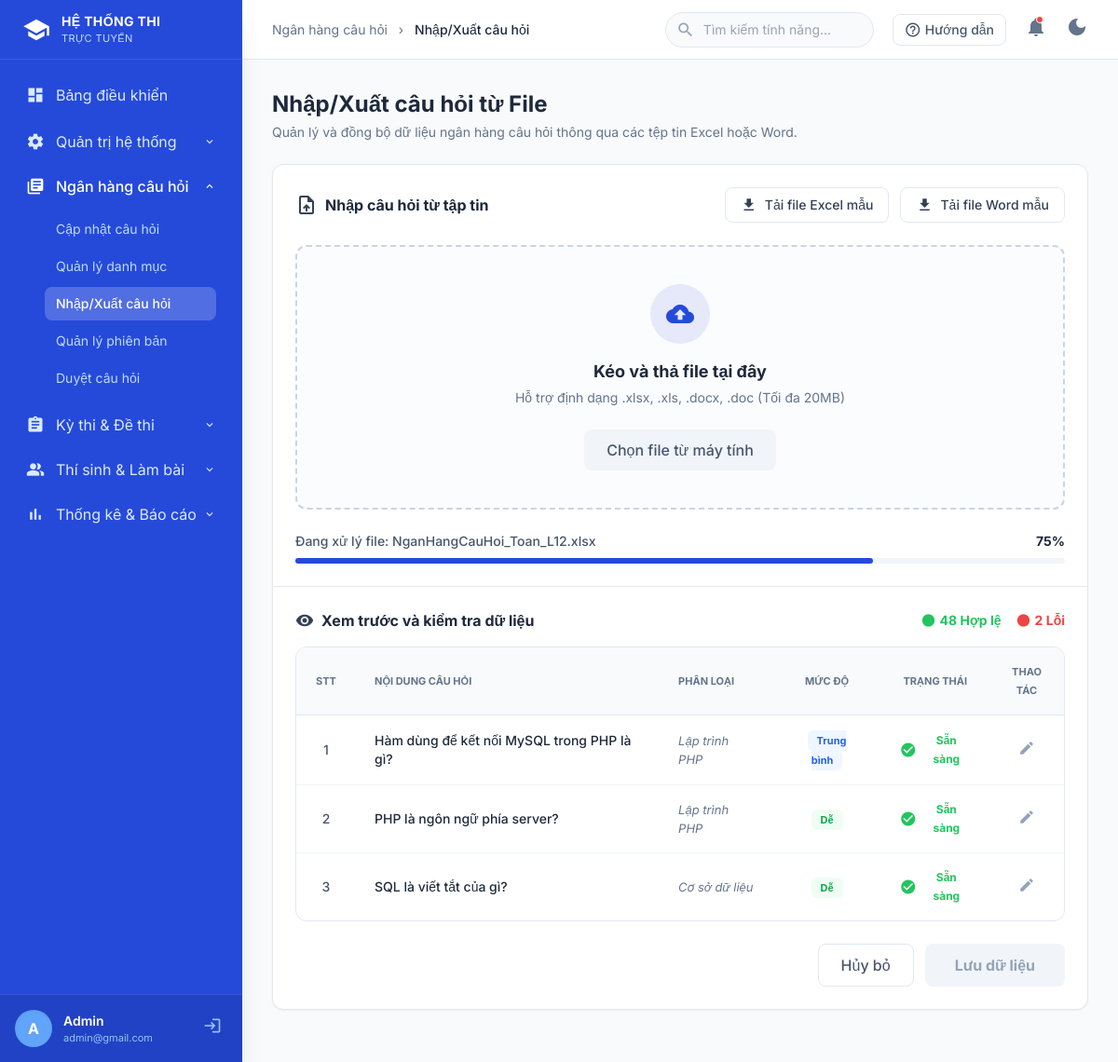
The app's page /UI/admin/nhapxuatcauhoi.php with its own data.
### tables this page shows
CREATE TABLE IF NOT EXISTS `cau_hoi` (
  `ma_cau_hoi` int(11) NOT NULL AUTO_INCREMENT,
  `ma_danh_muc` int(11) DEFAULT NULL,
  `ma_giao_vien` int(11) DEFAULT NULL,
  `noi_dung` text NOT NULL,
  `muc_do` enum('de','trung_binh','kho') DEFAULT 'trung_binh',
  `loai_cau_hoi` enum('trac_nghiem','dung_sai','tu_luan') NOT NULL,
  `ngay_tao` timestamp NOT NULL DEFAULT current_timestamp(),
  `trang_thai_duyet` enum('cho_duyet','da_duyet','tu_choi') DEFAULT 'cho_duyet',
  PRIMARY KEY (`ma_cau_hoi`),
  KEY `ma_danh_muc` (`ma_danh_muc`),
  KEY `ma_giao_vien` (`ma_giao_vien`)
);

CREATE TABLE IF NOT EXISTS `danh_muc` (
  `ma_danh_muc` int(11) NOT NULL AUTO_INCREMENT,
  `ten_danh_muc` varchar(100) NOT NULL,
  `ngay_tao` timestamp NOT NULL DEFAULT current_timestamp(),
  PRIMARY KEY (`ma_danh_muc`)
);

### UI/admin/nhapxuatcauhoi.php (the view, shortened to what this page needs)
<?php
$conn = Database::getConnection();
$sql = "
SELECT
    c.ma_cau_hoi,
    c.noi_dung,
    c.muc_do,
    d.ten_danh_muc
FROM cau_hoi c
LEFT JOIN danh_muc d ON c.ma_danh_muc = d.ma_danh_muc
ORDER BY c.ma_cau_hoi DESC
LIMIT 50
";
$stmt = $conn->prepare($sql);
$stmt->execute();
$questions = $stmt->fetchAll(PDO::FETCH_ASSOC);
$preview_data = [];
$stt = 1;
foreach($questions as $q){
    $level_color = "";
    if($q['muc_do'] == 'de'){
        $level = "Dễ";
        $level_color = "bg-green-50 text-green-600 dark:bg-opacity-20 dark:text-green-400";
    }
    elseif($q['muc_do'] == 'trung_binh'){
        $level = "Trung bình";
        $level_color = "bg-blue-50 text-blue-600 dark:bg-opacity-20 dark:text-blue-400";
    }
    else{
        $level = "Khó";
        $level_color = "bg-orange-50 text-orange-600 dark:bg-opacity-20 dark:text-orange-400";
    }
    $preview_data[] = [
        'stt' => $stt++,
        'content' => $q['noi_dung'],
        'category' => $q['ten_danh_muc'] ?? 'Chưa phân loại',
        'level' => $level,
        'level_color' => $level_color,
        'status' => 'Sẵn sàng',
        'status_icon' => 'check_circle',
        'status_color' => 'text-green-500 dark:text-green-400'
    ];
}
include 'components/header.php';
include 'components/sidebar.php';
?>
<main class="flex-1 flex flex-col h-screen overflow-hidden transition-colors duration-200">
    <header class="h-16 bg-white dark:bg-slate-800 border-b border-slate-200 dark:border-slate-700 px-8 flex items-center justify-between z-10 shrink-0 transition-colors">
        <div class="text-sm text-slate-500 dark:text-slate-400">
            Ngân hàng câu hỏi <span class="mx-2">›</span> <span class="text-slate-800 dark:text-white font-medium">Nhập/Xuất câu hỏi</span>
        </div>
        <div class="flex items-center gap-5">
            <div class="relative">
                <span class="material-icons absolute left-3 top-1/2 -translate-y-1/2 text-slate-400 text-[20px]">search</span>
                <input type="text" placeholder="Tìm kiếm tính năng..." class="pl-10 pr-4 py-2 bg-slate-50 dark:bg-slate-900/50 border border-slate-200 dark:border-slate-600 rounded-full text-sm text-slate-800 dark:text-white focus:outline-none w-56 transition focus:ring-1 focus:ring-[#254ada]">
            </div>
            <button class="px-3 py-1.5 border border-slate-200 dark:border-slate-600 rounded-lg flex items-center gap-1 text-sm font-medium text-slate-600 dark:text-slate-300 hover:bg-slate-50 dark:hover:bg-slate-700 transition">
                <span class="material-icons text-[18px]">help_outline</span> Hướng dẫn
            </button>
            <div class="relative">
                <button id="notifButton" type="button" class="relative text-slate-500 dark:text-slate-400 hover:text-[#254ada] dark:hover:text-[#4b6bfb] transition focus:outline-none">
                    <span class="material-icons">notifications</span>
                    <span class="absolute top-0 right-1 w-2 h-2 bg-red-500 rounded-full border border-white dark:border-slate-800"></span>
                </button>
            </div>
            <button id="darkModeToggle" class="text-slate-500 dark:text-slate-400 hover:text-[#254ada] dark:hover:text-[#4b6bfb] transition focus:outline-none">
                <span class="material-icons" id="darkModeIcon">dark_mode</span>
            </button>
        </div>
    </header>
    <div class="flex-1 overflow-y-auto p-8 bg-slate-50 dark:bg-slate-900 custom-scrollbar transition-colors duration-200">
        <div class="mb-6">
            <h2 class="text-2xl font-bold text-slate-800 dark:text-white">Nhập/Xuất câu hỏi từ File</h2>
            <p class="text-sm text-slate-500 dark:text-slate-400 mt-1">Quản lý và đồng bộ dữ liệu ngân hàng câu hỏi thông qua các tệp tin Excel hoặc Word.</p>
        </div>
        <div class="bg-white dark:bg-slate-800 rounded-xl border border-slate-200 dark:border-slate-700 shadow-sm overflow-hidden mb-6 transition-colors">
            <div class="p-6 border-b border-slate-200 dark:border-slate-700">
                <div class="flex justify-between items-center mb-6">
                    <h3 class="font-bold text-slate-800 dark:text-white flex items-center gap-2">
                        <span class="material-icons text-slate-700 dark:text-slate-400">upload_file</span> Nhập câu hỏi từ tập tin
                    </h3>
                    <div class="flex gap-3">
                        <button onclick="showToast('info', 'Đang tải...', 'Đang tải file Excel mẫu về máy.')" class="px-4 py-2 border border-slate-200 dark:border-slate-600 rounded-lg text-sm font-medium text-slate-700 dark:text-slate-300 hover:bg-slate-50 dark:hover:bg-slate-700 flex items-center gap-2 transition">
                            <span class="material-icons text-[18px]">download</span> Tải file Excel mẫu
                        </button>
                        <button onclick="showToast('info', 'Đang tải...', 'Đang tải file Word mẫu về máy.')" class="px-4 py-2 border border-slate-200 dark:border-slate-600 rounded-lg text-sm font-medium text-slate-700 dark:text-slate-300 hover:bg-slate-50 dark:hover:bg-slate-700 flex items-center gap-2 transition">
                            <span class="material-icons text-[18px]">download</span> Tải file Word mẫu
                        </button>
                    </div>
                </div>
                <div class="border-2 border-dashed border-slate-300 dark:border-slate-600 rounded-xl p-10 flex flex-col items-center justify-center bg-slate-50/50 dark:bg-slate-900/30 hover:bg-slate-50 dark:hover:bg-slate-700/50 cursor-pointer transition mb-6">
                    <div class="w-16 h-16 bg-[#254ada]/10 text-[#254ada] dark:bg-[#4b6bfb]/20 dark:text-[#4b6bfb] rounded-full flex items-center justify-center mb-4 transition-colors">
                        <span class="material-icons text-3xl">cloud_upload</span>
                    </div>
                    <h4 class="font-bold text-slate-800 dark:text-white text-lg mb-1">Kéo và thả file tại đây</h4>
                    <p class="text-sm text-slate-500 dark:text-slate-400 mb-6">Hỗ trợ định dạng .xlsx, .xls, .docx, .doc (Tối đa 20MB)</p>
                    <button onclick="document.getElementById('fileUpload').click()" class="px-6 py-2.5 bg-slate-100 dark:bg-slate-700 text-slate-600 dark:text-slate-300 font-medium rounded-lg hover:bg-slate-200 dark:hover:bg-slate-600 transition">Chọn file từ máy tính</button>
                </div>
                <div>
                    <div class="flex justify-between text-sm text-slate-600 dark:text-slate-400 font-medium mb-2">
                        <span>Đang xử lý file: NganHangCauHoi_Toan_L12.xlsx</span>
                        <span class="font-bold text-slate-800 dark:text-white">75%</span>
                    </div>
                    <div class="w-full bg-slate-100 dark:bg-slate-700 rounded-full h-1.5">
                        <div class="bg-[#254ada] dark:bg-[#4b6bfb] h-1.5 rounded-full transition-all duration-500" style="width: 75%"></div>
                    </div>
                </div>
            </div>
            <div class="p-6">
                <div class="flex justify-between items-center mb-4">
                    <h3 class="font-bold text-slate-800 dark:text-white flex items-center gap-2">
                        <span class="material-icons text-slate-700 dark:text-slate-400 text-[20px]">visibility</span> Xem trước và kiểm tra dữ liệu
                    </h3>
                    <div class="text-sm font-bold flex gap-4">
                        <span class="text-green-500 dark:text-green-400 flex items-center gap-1"><span class="material-icons text-[16px]">circle</span> 48 Hợp lệ</span>
                        <span class="text-red-500 dark:text-red-400 flex items-center gap-1"><span class="material-icons text-[16px]">circle</span> 2 Lỗi</span>
                    </div>
                </div>
                <div class="border border-slate-200 dark:border-slate-700 rounded-xl overflow-hidden">
                    <table class="w-full text-left text-sm">
                        <thead class="bg-slate-50 dark:bg-slate-900/50 text-[11px] text-slate-500 dark:text-slate-400 uppercase font-bold border-b border-slate-200 dark:border-slate-700">
                            <tr>
                                <th class="px-5 py-4 w-16 text-center">STT</th>
                                <th class="px-5 py-4">Nội dung câu hỏi</th>
                                <th class="px-5 py-4">Phân loại</th>
                                <th class="px-5 py-4 text-center">Mức độ</th>
                                <th class="px-5 py-4 text-center">Trạng thái</th>
                                <th class="px-5 py-4 text-center w-20">Thao tác</th>
                            </tr>
                        </thead>
                        <tbody class="divide-y divide-slate-100 dark:divide-slate-700">
                            <?php foreach($preview_data as $row): ?>
                            <tr class="hover:bg-slate-50/80 dark:hover:bg-slate-700/50 transition">
                                <td class="px-5 py-4 text-center font-medium text-slate-600 dark:text-slate-400"><?php echo $row['stt']; ?></td>
                                <td class="px-5 py-4 font-medium text-slate-800 dark:text-white"><?php echo $row['content']; ?></td>
                                <td class="px-5 py-4 text-slate-500 dark:text-slate-400 italic text-[13px]"><?php echo $row['category']; ?></td>
                                <td class="px-5 py-4 text-center">
                                    <span class="px-2.5 py-1 rounded-md <?php echo $row['level_color']; ?> text-[11px] font-bold"><?php echo $row['level']; ?></span>
                                </td>
                                <td class="px-5 py-4 text-center">
                                    <span class="inline-flex items-center gap-1.5 font-bold text-[12px] <?php echo $row['status_color']; ?>">
                                        <span class="material-icons text-[18px]"><?php echo $row['status_icon']; ?></span> <?php echo $row['status']; ?>
                                    </span>
                                </td>
                                <td class="px-5 py-4 text-center">
                                    <button class="text-slate-400 hover:text-red-500 transition" title="Chỉnh sửa dòng này"><span class="material-icons text-[18px]">edit</span></button>
                                </td>
                            </tr>
                            <?php endforeach; ?>
                        </tbody>
                    </table>
                </div>
                <div class="mt-6 flex justify-end gap-3">
                    <button class="px-6 py-2.5 border border-slate-200 dark:border-slate-600 rounded-lg text-slate-600 dark:text-slate-400 font-medium hover:bg-slate-50 dark:hover:bg-slate-700 transition">Hủy bỏ</button>
                    <button class="px-8 py-2.5 bg-slate-100 dark:bg-slate-700 text-slate-400 dark:text-slate-500 rounded-lg font-bold cursor-not-allowed">Lưu dữ liệu</button>
                </div>
            </div>
        </div>
    </div>
</main>
<?php include 'components/footer.php'; ?>

### UI/admin/components/header.php (style rules this page uses)
body { font-family: 'Inter', sans-serif; }

### records on screen
cau_hoi: stt "1", noi_dung "Hàm dùng để kết nối MySQL trong PHP là gì?", ma_danh_muc.ten_danh_muc "Lập trình PHP", level "Trung bình", status "Sẵn sàng"
cau_hoi: ma_cau_hoi "2", noi_dung "PHP là ngôn ngữ phía server?", ma_danh_muc.ten_danh_muc "Lập trình PHP", level "Dễ", status "Sẵn sàng"
cau_hoi: stt "3", noi_dung "SQL là viết tắt của gì?", ma_danh_muc.ten_danh_muc "Cơ sở dữ liệu", level "Dễ", status "Sẵn sàng"

### other values on screen
$avatar "A"
$username "Admin"
$email "admin@gmail.com"
